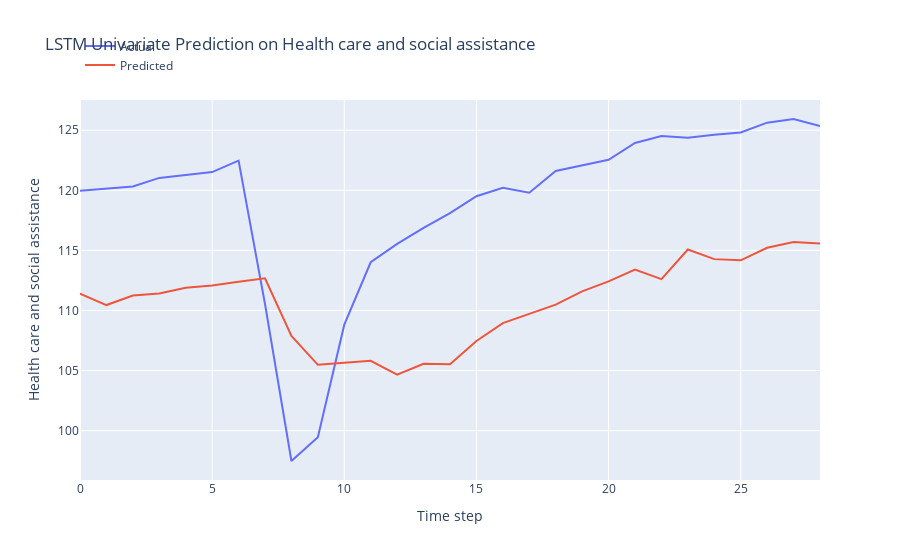

The code cell stored with this chart in its notebook:
### Markdown cell above
LSTM Model Development

### Code cell
n_features = 1
X_train = X_train.reshape(X_train.shape[0], X_train.shape[1], n_features)

# define model
model = Sequential()
model.add(Bidirectional(LSTM(64, activation='relu', input_shape=(n_steps, n_features), return_sequences=True)))
model.add(Dropout(0.7))
model.add(LSTM(32, activation='relu'))
model.add(Dense(1))


def r_squared(y_true, y_pred):
    SS_res =  K.sum(K.square(y_true - y_pred)) 
    SS_tot = K.sum(K.square(y_true - K.mean(y_true))) 
    return ( 1 - SS_res/(SS_tot + K.epsilon()) )

# Compile the model

from keras.optimizers import Adam

optimizer = Adam(learning_rate = 0.001, clipnorm=1.0)
model.compile(optimizer = optimizer, 
              loss = 'mse',
              metrics = [r_squared])

early_stopping = EarlyStopping(monitor='val_loss', patience=5, restore_best_weights=True)

# fit model
history = model.fit(X_train, y_train, 
          epochs = 100,
          batch_size = 32,
          verbose = 0,
          callbacks=[early_stopping],
          validation_split = 0.2,
          shuffle = False)

# Obtain the MSE and R-squared from the last epoch
last_epoch_mse = history.history['loss'][-1]
last_epoch_r_squared = history.history['r_squared'][-1]
last_epoch_mse_val = history.history['val_loss'][-1]
last_epoch_r_squared_val = history.history['val_r_squared'][-1]

# Print the MSE and R-squared
print("Mean Squared Error (MSE) from the last epoch:", last_epoch_mse)
print("R-squared from the last epoch:", last_epoch_r_squared)
print("Val Mean Squared Error (MSE) from the last epoch:", last_epoch_mse_val)
print("Val R-squared from the last epoch:", last_epoch_r_squared_val)

# plot loss and r2 score
plt.figure(figsize=(10, 6))

# Plot train loss
plt.plot(history.history['loss'], label='Train Loss')
plt.plot(history.history['val_loss'], label='Val Loss')

# Plot train R-squared score
plt.plot(history.history['r_squared'], label='Train R2')
plt.plot(history.history['val_r_squared'], label='Validation R2')

plt.title('Model Training and Validation Loss and R-squared Score')
plt.xlabel('Epochs')
plt.ylabel('Value')
plt.legend()
plt.grid(True)
plt.show()

# Evaluate the model
loss = model.evaluate(X_test, y_test)
print("MSE and R_squared:", loss)

# make prediction on test data
X_test = X_test.reshape(X_test.shape[0], X_test.shape[1], n_features)
y_pred = model.predict(X_test)

# Print the first 5 predictions and actual values
print("Predictions:")
flattened_predictions = [pred[0] for pred in y_pred[:10]]
print(flattened_predictions)
# print(y_pred[:10].tolist())
print("Actual values:")
rounded_actual_values = [round(value, len(str(prediction).split('.')[1])) for value, prediction in zip(y_test[:10], flattened_predictions)]
print(rounded_actual_values)

# plot the actual and predicted values for test data
trace1 = go.Scatter(x=np.arange(len(y_test)), y=y_test.flatten(), mode='lines', name='Actual')
trace2 = go.Scatter(x=np.arange(len(y_pred)), y=y_pred.flatten(), mode='lines', name='Predicted')

# Create layout
layout = go.Layout(
    title='LSTM Univariate Prediction on Health care and social assistance',
    xaxis=dict(title='Time step'),
    yaxis=dict(title='Health care and social assistance'),
    legend=dict(x=0, y=1.18)
)

# Create figure
fig = go.Figure(data=[trace1, trace2], layout=layout)

# Show plot
fig.show()

### Figure 1 — Plotly figure (JSON) as saved in the notebook; plotly's stock layout.template omitted (floating-point values rounded to 4 significant figures)
{"data": [{"mode": "lines", "name": "Actual", "type": "scatter", "x": [0, 1, 2, 3, 4, 5, 6, 7, 8, 9, 10, 11, 12, 13, 14, 15, 16, 17, 18, 19, 20, 21, 22, 23, 24, 25, 26, 27, 28], "y": [120.0, 120.1, 120.3, 121.0, 121.3, 121.5, 122.5, 110.5, 97.47, 99.45, 108.8, 114.0, 115.5, 116.9, 118.1, 119.5, 120.2, 119.8, 121.6, 122.1, 122.5, 123.9, 124.5, 124.4, 124.6, 124.8, 125.6, 125.9, 125.3]}, {"mode": "lines", "name": "Predicted", "type": "scatter", "x": [0, 1, 2, 3, 4, 5, 6, 7, 8, 9, 10, 11, 12, 13, 14, 15, 16, 17, 18, 19, 20, 21, 22, 23, 24, 25, 26, 27, 28], "y": [111.4, 110.5, 111.2, 111.4, 111.9, 112.1, 112.4, 112.7, 107.9, 105.5, 105.7, 105.8, 104.7, 105.6, 105.5, 107.5, 108.9, 109.7, 110.5, 111.6, 112.4, 113.4, 112.6, 115.1, 114.3, 114.2, 115.2, 115.7, 115.6]}], "layout": {"legend": {"x": 0, "y": 1.18}, "title": {"text": "LSTM Univariate Prediction on Health care and social assistance"}, "xaxis": {"title": {"text": "Time step"}}, "yaxis": {"title": {"text": "Health care and social assistance"}}}}
